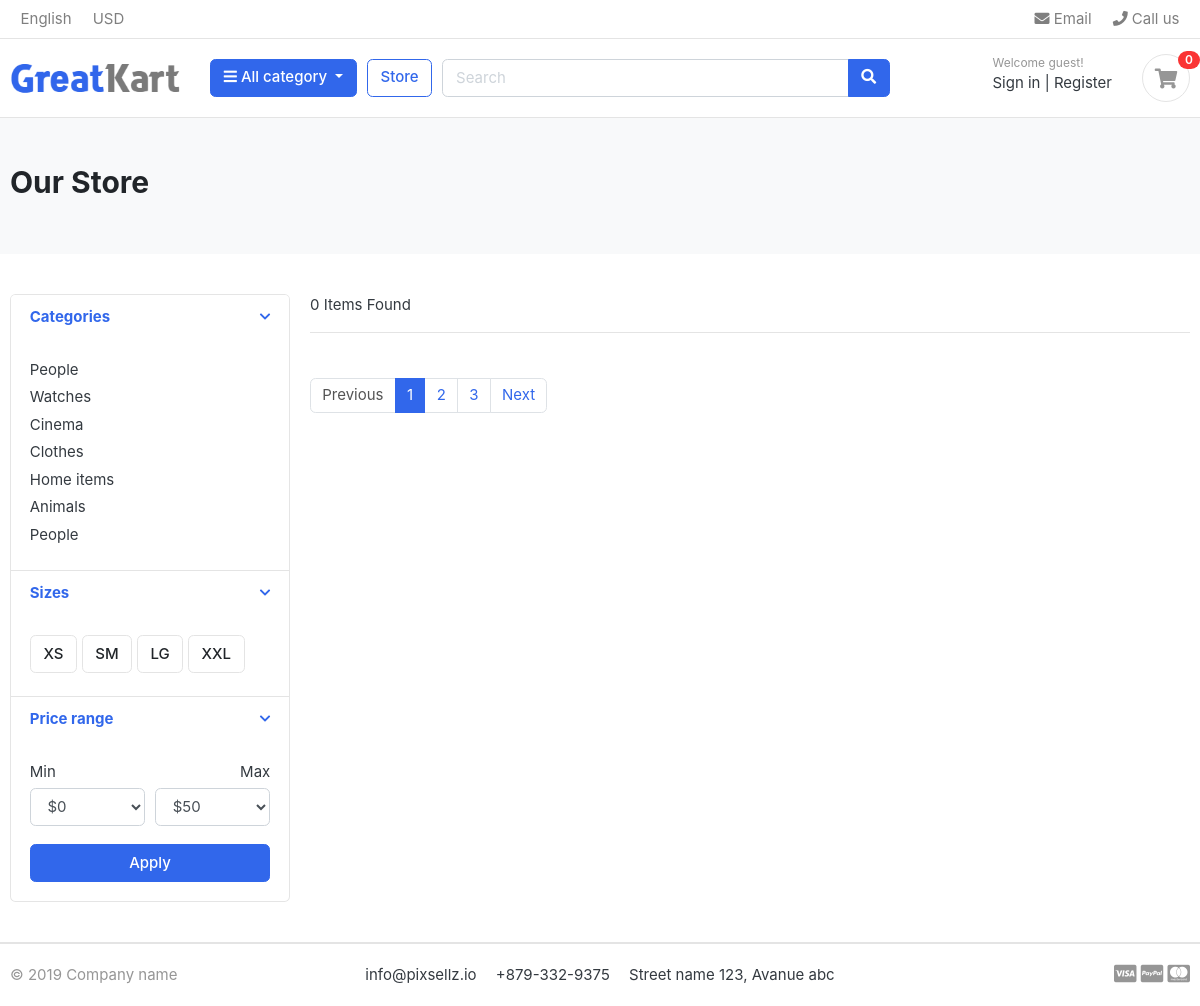
The page /store/ on the database as committed earlier.
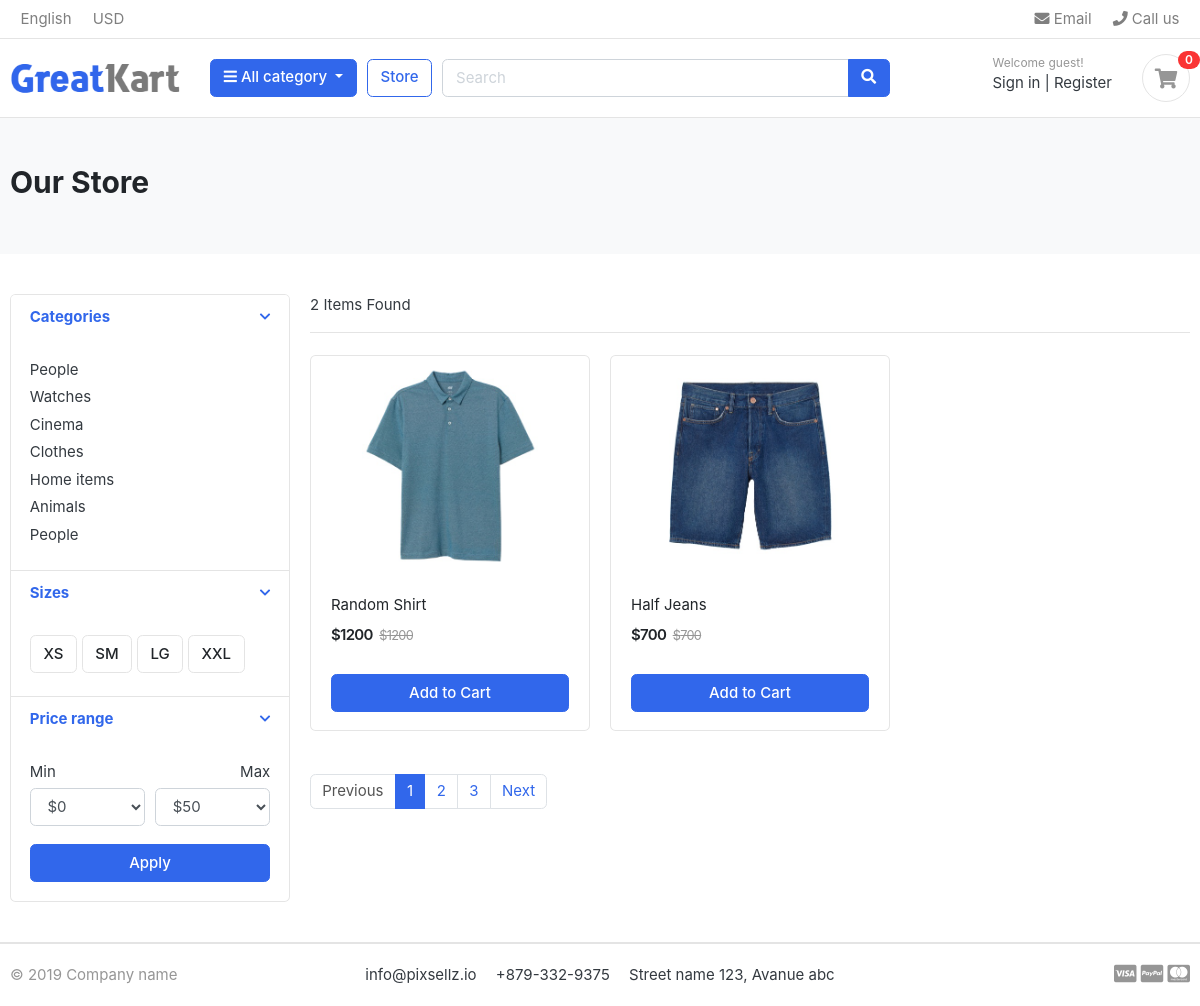
The same page on the database as committed later.
### store/models.py (models this page shows, shortened)
class Product(models.Model):
    product_name = models.CharField(max_length=100,unique=True)
    slug =  models.SlugField(max_length=100,unique=True)
    description = models.TextField(max_length=100,blank=True,null=True)
    price = models.IntegerField()
    images = models.ImageField(upload_to='images/product')
    stock = models.IntegerField()
    is_available = models.BooleanField(default=True)
    category = models.ForeignKey(Category, on_delete=models.CASCADE)
    created_date = models.DateTimeField(auto_now_add=True)
    modified_date = models.DateTimeField(auto_now=True)

### store/views.py (the view)
# urls.py: path('store/',include('store.urls'))
def store(request):
    products = Product.objects.all().filter(is_available=True)
    prodcuts_count = products.count()
    context = {
        'products':products,
        'product_count':prodcuts_count
    }
    return render(request,'store/store.html',context)

### templates/store/store.html (shortened to what the changed rows need)
{% extends 'base.html' %}
{% load static %}
{% block content %}
<section class="section-pagetop bg">
    <div class="container">
        <h2 class="title-page">Our Store</h2>
    </div>
    </section>
<section class="section-content padding-y">
    <div class="container">
    <div class="row">
        <main class="col-md-9">
    <header class="border-bottom mb-4 pb-3">
            <div class="form-inline">
                <span class="mr-md-auto">{{product_count}} Items Found </span>
            </div>
    </header>
    <div class="row">
        {% for product in products %}
        <div class="col-md-4">
            <figure class="card card-product-grid">
                <div class="img-wrap">
                    <img src="{{product.images.url}}">
                </div>
                <figcaption class="info-wrap">
                    <div class="fix-height">
                        <a href="./product-detail.html" class="title">{{product.product_name}}</a>
                        <div class="price-wrap mt-2">
                            <span class="price">${{product.price}}</span>
                            <del class="price-old">${{product.price}}</del>
                        </div>
                    </div>
                    <a href="#" class="btn btn-block btn-primary">Add to Cart </a>
                </figcaption>
            </figure>
        </div>
        {% endfor %}
    </div>
        </main>
    </div>
    </div>
    </section>
{% endblock %}

Rows that differ between the two databases and show on the page:
added Product: images (picture), product_name "Random Shirt", price "1200"
added Product: images (picture), product_name "Half Jeans", price "700"
Other text that changed with them:
{{ product_count }}: "0" → "2"
